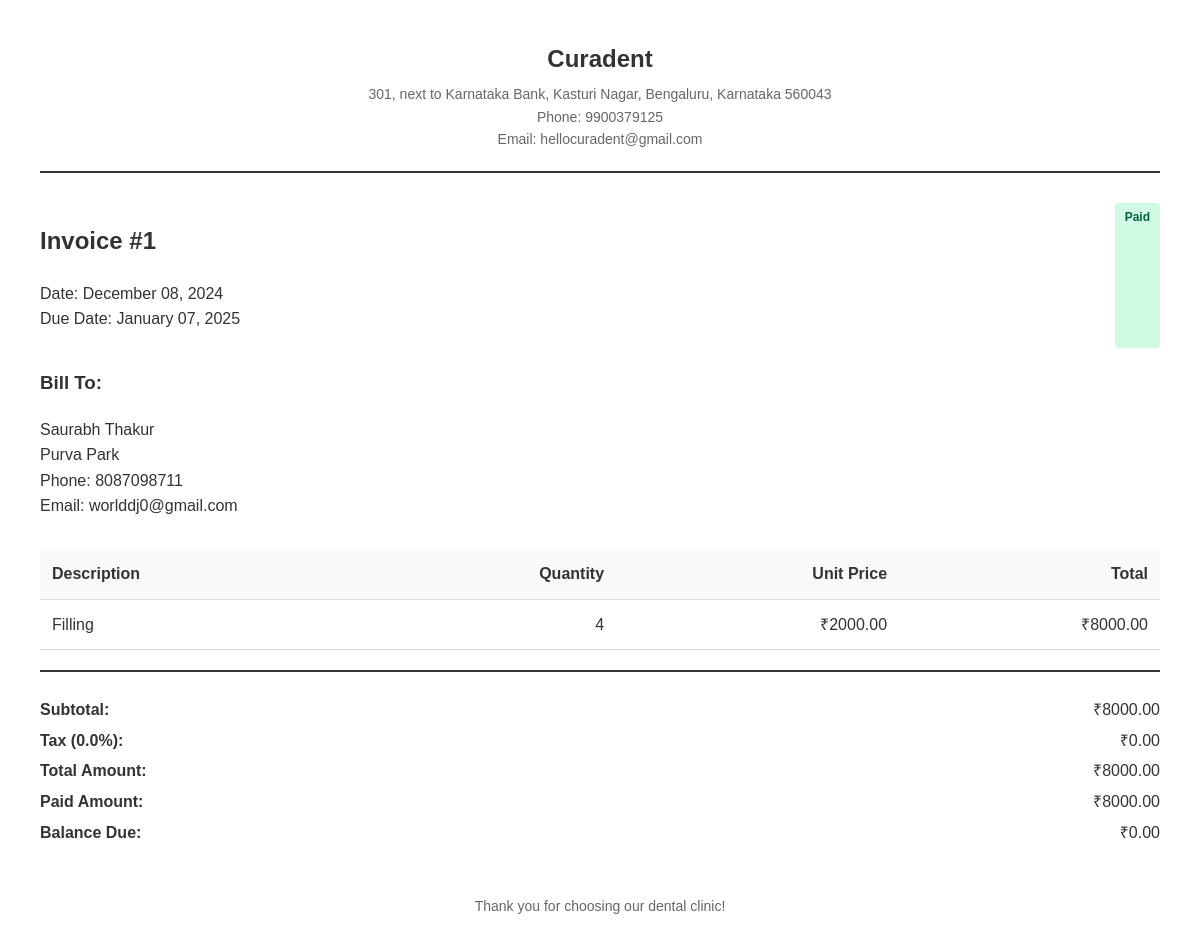
Screenshot of /invoices/1?print=True (signed in) with the database file from the repository.
### app/models/settings.py (models this page shows, shortened)
class Settings(db.Model):
    id = db.Column(db.Integer, primary_key=True)
    clinic_name = db.Column(db.String(100))
    clinic_address = db.Column(db.Text)
    clinic_phone = db.Column(db.String(20))
    clinic_email = db.Column(db.String(100))
    hours_monday_start = db.Column(db.String(5), default='10:00')
    hours_monday_end = db.Column(db.String(5), default='20:00')
    hours_monday_closed = db.Column(db.Boolean, default=False)
    hours_tuesday_start = db.Column(db.String(5), default='10:00')
    hours_tuesday_end = db.Column(db.String(5), default='20:00')
    hours_tuesday_closed = db.Column(db.Boolean, default=False)
    hours_wednesday_start = db.Column(db.String(5), default='10:00')
    hours_wednesday_end = db.Column(db.String(5), default='20:00')
    hours_wednesday_closed = db.Column(db.Boolean, default=False)
    hours_thursday_start = db.Column(db.String(5), default='10:00')
    hours_thursday_end = db.Column(db.String(5), default='20:00')
    hours_thursday_closed = db.Column(db.Boolean, default=False)
    hours_friday_start = db.Column(db.String(5), default='10:00')
    hours_friday_end = db.Column(db.String(5), default='20:00')
    hours_friday_closed = db.Column(db.Boolean, default=False)
    hours_saturday_start = db.Column(db.String(5), default='10:00')
    hours_saturday_end = db.Column(db.String(5), default='20:00')
    hours_saturday_closed = db.Column(db.Boolean, default=True)
    hours_sunday_start = db.Column(db.String(5), default='10:00')
    hours_sunday_end = db.Column(db.String(5), default='20:00')
    hours_sunday_closed = db.Column(db.Boolean, default=True)
    invoice_prefix = db.Column(db.String(10), default='INV-')
    default_tax_rate = db.Column(db.Float, default=0.0)
    invoice_footer = db.Column(db.Text)
    currency = db.Column(db.String(3), default='USD')
    currency_symbol = db.Column(db.String(5), default='$')
    email_appointment_reminders = db.Column(db.Boolean, default=True)
    email_invoice_copy = db.Column(db.Boolean, default=True)

### app/models/invoice.py (models this page shows)
class Invoice(db.Model):
    id = db.Column(db.Integer, primary_key=True)
    patient_id = db.Column(db.Integer, db.ForeignKey('patient.id'), nullable=False)
    date = db.Column(db.Date, nullable=False)
    due_date = db.Column(db.Date, nullable=False)
    items = db.Column(JSON)  # Store items as JSON array
    subtotal = db.Column(db.Float, nullable=False)
    tax_rate = db.Column(db.Float, default=0.0)
    tax_amount = db.Column(db.Float, default=0.0)
    total_amount = db.Column(db.Float, nullable=False)
    paid_amount = db.Column(db.Float, default=0.0)
    status = db.Column(db.String(20), default='unpaid')  # unpaid, paid, partially_paid
    notes = db.Column(db.Text)
    created_at = db.Column(db.DateTime, default=datetime.utcnow)

### app/models/patient.py (models this page shows)
class Patient(db.Model):
    id = db.Column(db.Integer, primary_key=True)
    first_name = db.Column(db.String(50), nullable=False)
    last_name = db.Column(db.String(50), nullable=False)
    date_of_birth = db.Column(db.Date, nullable=False)
    gender = db.Column(db.String(10))
    phone = db.Column(db.String(20))
    email = db.Column(db.String(120))
    address = db.Column(db.Text)
    chief_complaint = db.Column(db.Text)
    medical_dental_history = db.Column(db.Text)
    on_examination = db.Column(db.Text)
    diagnosis = db.Column(db.Text)
    treatment_plan = db.Column(db.Text)
    treatment_done = db.Column(db.Text)
    recall = db.Column(db.Text)
    medical_history = db.Column(db.Text)
    created_at = db.Column(db.DateTime, default=datetime.utcnow)
    appointments = db.relationship('Appointment', backref='patient', lazy=True)
    prescriptions = db.relationship('Prescription', backref='patient', lazy=True)
    invoices = db.relationship('Invoice', backref='patient', lazy=True)
    @property
    def full_name(self):
        return f"{self.first_name} {self.last_name}"

### app/routes/invoices.py (the view)
@invoices.route('/<int:id>')
@login_required
def view(id):
    invoice = Invoice.query.get_or_404(id)
    settings = Settings.query.first()
    print_mode = request.args.get('print', False)
    template = 'invoices/print.html' if print_mode else 'invoices/view.html'
    return render_template(template, invoice=invoice, settings=settings)

### app/__init__.py (called while the page is built)
@login_manager.user_loader
def load_user(id):
    from app.models.user import User
    return User.query.get(int(id))

### app/templates/invoices/print.html (shortened to what this page needs)
<!DOCTYPE html>
<html>
<head>
</head>
<body>
    <div class="header">
        <div class="clinic-name">{{ settings.clinic_name or 'DentFlow Pro' }}</div>
        <div class="clinic-details">
            {% if settings.clinic_address %}{{ settings.clinic_address }}<br>{% endif %}
            {% if settings.clinic_phone %}Phone: {{ settings.clinic_phone }}<br>{% endif %}
            {% if settings.clinic_email %}Email: {{ settings.clinic_email }}{% endif %}
        </div>
    </div>
    <div class="invoice-info">
        <div>
            <h2>Invoice #{{ invoice.id }}</h2>
            <p>
                Date: {{ invoice.date.strftime('%B %d, %Y') }}<br>
                Due Date: {{ invoice.due_date.strftime('%B %d, %Y') }}
            </p>
        </div>
        <div class="status status-{{ invoice.status }}">
            {{ invoice.status|replace('_', ' ')|title }}
        </div>
    </div>
    <div class="patient-info">
        <h3>Bill To:</h3>
        <p>
            {{ invoice.patient.full_name }}<br>
            {% if invoice.patient.address %}{{ invoice.patient.address }}<br>{% endif %}
            {% if invoice.patient.phone %}Phone: {{ invoice.patient.phone }}<br>{% endif %}
            {% if invoice.patient.email %}Email: {{ invoice.patient.email }}{% endif %}
        </p>
    </div>
    <table>
        <thead>
            <tr>
                <th>Description</th>
                <th class="amount-right">Quantity</th>
                <th class="amount-right">Unit Price</th>
                <th class="amount-right">Total</th>
            </tr>
        </thead>
        <tbody>
            {% for item in invoice.items %}
            <tr>
                <td>{{ item.description }}</td>
                <td class="amount-right">{{ item.quantity }}</td>
                <td class="amount-right">{{ settings.currency_symbol }}{{ "%.2f"|format(item.unit_price) }}</td>
                <td class="amount-right">{{ settings.currency_symbol }}{{ "%.2f"|format(item.total) }}</td>
            </tr>
            {% endfor %}
        </tbody>
    </table>
    <div class="total-section">
        <div class="total-row">
            <span class="total-label">Subtotal:</span>
            <span class="total-amount">{{ settings.currency_symbol }}{{ "%.2f"|format(invoice.subtotal) }}</span>
        </div>
        <div class="total-row">
            <span class="total-label">Tax ({{ "%.1f"|format(invoice.tax_rate) }}%):</span>
            <span class="total-amount">{{ settings.currency_symbol }}{{ "%.2f"|format(invoice.tax_amount) }}</span>
        </div>
        <div class="total-row">
            <span class="total-label">Total Amount:</span>
            <span class="total-amount">{{ settings.currency_symbol }}{{ "%.2f"|format(invoice.total_amount) }}</span>
        </div>
        {% if invoice.paid_amount > 0 %}
        <div class="total-row">
            <span class="total-label">Paid Amount:</span>
            <span class="total-amount">{{ settings.currency_symbol }}{{ "%.2f"|format(invoice.paid_amount) }}</span>
        </div>
        <div class="total-row">
            <span class="total-label">Balance Due:</span>
            <span class="total-amount">{{ settings.currency_symbol }}{{ "%.2f"|format(invoice.total_amount - invoice.paid_amount) }}</span>
        </div>
        {% endif %}
    </div>
    <div class="footer">
        Thank you for choosing our dental clinic!
    </div>
</body>
</html>

### app/templates/invoices/print.html (style rules this page uses)
body { font-family: Arial, sans-serif; line-height: 1.6; margin: 40px; color: #333; }
.header { text-align: center; margin-bottom: 30px; border-bottom: 2px solid #333; padding-bottom: 20px; }
.clinic-name { font-size: 24px; font-weight: bold; margin-bottom: 5px; }
.clinic-details { font-size: 14px; color: #666; }
.invoice-info { margin: 20px 0; display: flex; justify-content: space-between; }
.patient-info { margin-bottom: 30px; }
table { width: 100%; border-collapse: collapse; margin: 20px 0; }
th, td { padding: 12px; text-align: left; border-bottom: 1px solid #ddd; }
th { background-color: #f8f9fa; font-weight: bold; }
.amount-right { text-align: right; }
.total-section { margin-top: 20px; border-top: 2px solid #333; padding-top: 20px; }
.total-row { display: flex; justify-content: space-between; margin: 5px 0; }
.total-label { font-weight: bold; }
.total-amount { text-align: right; min-width: 100px; }
.footer { margin-top: 50px; text-align: center; font-size: 14px; color: #666; }
.status { display: inline-block; padding: 5px 10px; border-radius: 4px; font-size: 12px; font-weight: bold; }
.status-paid { background-color: #d1fae5; color: #065f46; }

### rows the page displays
Settings: clinic_name "Curadent", clinic_address "301, next to Karnataka Bank, Kasturi Nagar, Bengaluru, Karnataka 560043", clinic_phone "9900379125", clinic_email "hellocuradent@gmail.com", currency_symbol "₹", currency_symbol "₹", currency_symbol "₹"
Invoice: id "1", date "December 08, 2024", due_date "January 07, 2025", status "Paid", subtotal "8000.00", tax_rate "0.0", tax_amount "0.00", total_amount "8000.00", paid_amount "8000.00", invoice.total_amount-invoice.paid_amount "0.00"
Patient: patient.full_name "Saurabh Thakur", patient.address "Purva Park", patient.phone "8087098711", patient.email "worlddj0@gmail.com"

### other values shown
{{ item.description }} "Filling"
{{ item.quantity }} "4"
{{ "%.2f"|format(item.unit_price) }} "2000.00"
{{ "%.2f"|format(item.total) }} "8000.00"
